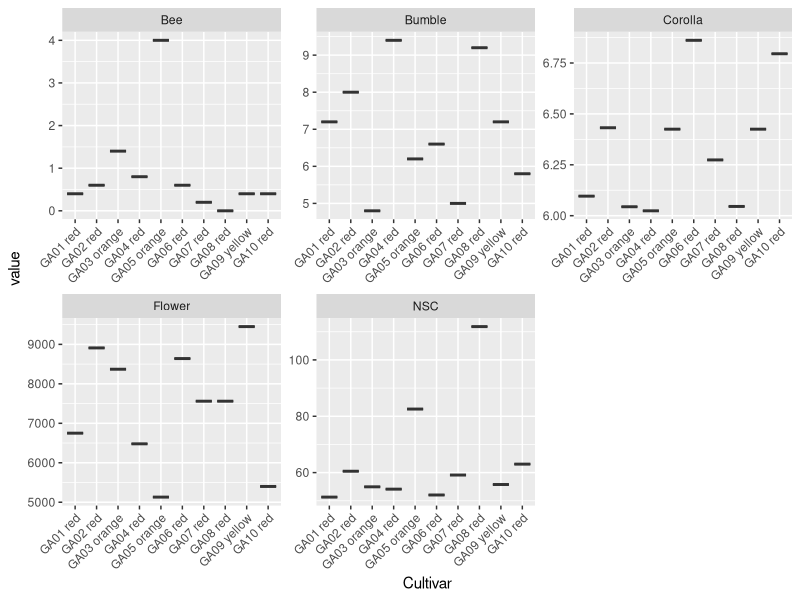

This figure's R source:
## ---- chunk 1
knitr::opts_chunk$set(echo = TRUE)
## ---- chunk 2
library(tidyverse)
## ---- chunk 3
DL<-read_csv("DL.csv")
GA<-read.csv("GA.csv")
LF<-read.csv("LF.csv")
LV<-read.csv("LV.csv")
MP<-read.csv("MP.csv")
PV<-read.csv("PV.csv")
SE<-read.csv("SE.csv")
SV<-read.csv("SV.csv")
## ---- chunk 4
data_frame<-bind_rows(GA,PV,SE,LF,LV,MP,DL,SV)
            
## ---- chunk 5
data_frame_new<-data_frame %>% select (Variety,Bee,Bee_sd,Bumble,Bumble_sd,NSC,NSC_sd,Corolla,Corolla_sd,Flower,
                                       Flower_sd,Colour)
## ---- chunk 6
summary(data_frame_new)
## ---- chunk 7
library(dplyr)
data_frame_new <- data_frame_new %>% mutate(Cultivar = paste(Variety, Colour, sep = " "))

## ---- chunk 8
data_frame_new$Cultivar<-as.factor(data_frame_new$Cultivar)
## ---- chunk 9
summary(data_frame_new)
data_frame_new
## ---- chunk 10
data_frame_new %>% pivot_longer(cols=c("NSC","Corolla","Flower","Bee","Bumble"),
                              names_to="variable",values_to="value") %>% slice_head(n=50) %>%
  ggplot() +
    geom_boxplot(aes(y = value, x = Cultivar)) +
    theme(axis.text.x = element_text(angle = 45, hjust = 1)) +
    facet_wrap(vars(variable), scales = "free")

## ---- chunk 11

